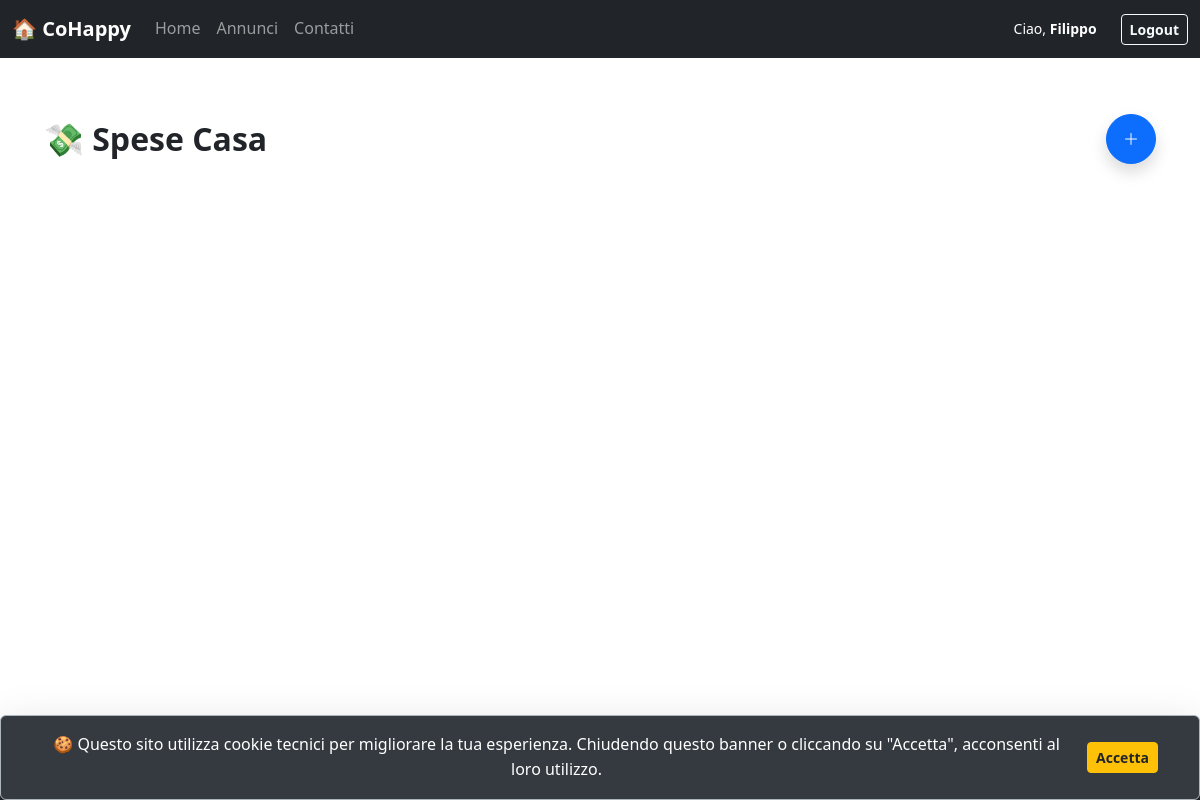
Page /spese.php (signed in) on the earlier database version.
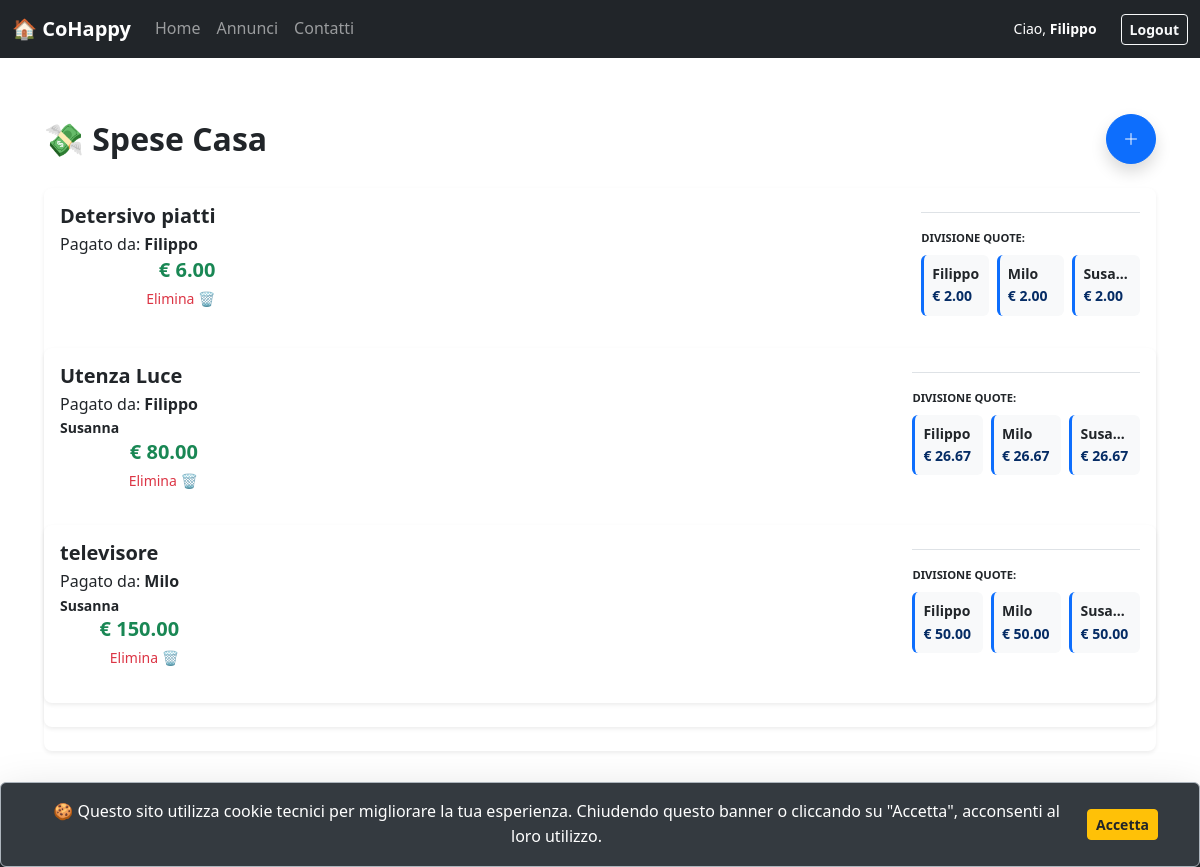
Same page on the later database version.
### tables this page shows
CREATE TABLE `spese` (
  `id_spesa` int(11) NOT NULL,
  `descrizione` varchar(255) NOT NULL,
  `importo` decimal(10,2) NOT NULL,
  `data_spesa` date NOT NULL,
  `chi_ha_pagato` int(11) NOT NULL,
  `id_casa` int(11) NOT NULL
);

CREATE TABLE `utenti` (
  `id_utente` int(11) NOT NULL,
  `nome` varchar(100) NOT NULL,
  `cognome` varchar(100) NOT NULL,
  `email` varchar(150) NOT NULL,
  `password` varchar(255) NOT NULL,
  `ruolo` enum('studente','admin_casa','super_admin') DEFAULT 'studente',
  `foto_profilo` varchar(255) DEFAULT 'default_user.png',
  `id_casa` int(11) DEFAULT NULL,
  `punti` int(11) DEFAULT 0,
  `dataIscrizione` date NOT NULL DEFAULT curdate(),
  `token_scadenza` datetime DEFAULT NULL,
  `recovery_token` varchar(255) DEFAULT NULL
);

### spese.php (called while the page is built, shortened)
<?php
require_once 'bootstrap.php';
$id_casa = $_SESSION["id_casa"];
if($id_casa){
$numero_coinquilini = $dbh->getNumeroMembriCasa($id_casa);
$templateParams["spese"] = $dbh->getSpeseByCasa($id_casa);
$templateParams["num_persone"] = $numero_coinquilini;
$templateParams["coinquilini"] = $dbh->getUtentiByCasa($id_casa);
}else{
    $templateParams["num_persone"] = 0;
    $templateParams["spese"] = [];
    $templateParams["coinquilini"] = [];
}
$templateParams["titolo"] = "CoHappy - Spese";
$templateParams["nome"] = "template/spese_template.php";
require 'template/base.php';
?>

### db/database.php (called while the page is built, shortened)
<?php
class DatabaseHelper {
    private $db;
    public function __construct($servername, $username, $password, $dbname, $port) {
        $this->db = new mysqli($servername, $username, $password, $dbname, $port);
        $this->db->set_charset("utf8mb4");
    }
    public function getSpeseByCasa($id_casa) {
        $query = "SELECT s.*, u.nome FROM spese s JOIN utenti u ON s.chi_ha_pagato = u.id_utente WHERE s.id_casa = ? ORDER BY s.data_spesa DESC";
        $stmt = $this->db->prepare($query);
        $stmt->bind_param('i', $id_casa);
        $stmt->execute();
        return $stmt->get_result()->fetch_all(MYSQLI_ASSOC);
    }
    public function getNumeroMembriCasa($id_casa) {
        $query = "SELECT COUNT(*) as totale FROM utenti WHERE id_casa = ?";
        $stmt = $this->db->prepare($query);
        $stmt->bind_param('i', $id_casa);
        $stmt->execute();
        return $stmt->get_result()->fetch_assoc()['totale'];
    }
    public function getUtentiByCasa($id_casa) {
        $query = "SELECT id_utente, nome FROM utenti WHERE id_casa = ?";
        $stmt = $this->db->prepare($query);
        $stmt->bind_param('i', $id_casa);
        $stmt->execute();
        return $stmt->get_result()->fetch_all(MYSQLI_ASSOC);
    }
}
?>

### bootstrap.php (called while the page is built, shortened)
<?php
require_once("db/database.php");
$dbh = new DatabaseHelper("localhost", "root", "", "cohappy_db", 3306);
?>

### template/spese_template.php (the view, shortened to what this page needs)
<div class="container my-4">
    <div class="d-flex justify-content-between align-items-center mb-4">
        <h2 class="fw-bold m-0">💸 Spese Casa</h2>
       <button class="btn btn-primary rounded-circle shadow" data-bs-toggle="modal" data-bs-target="#addSpesa" style="width: 50px; height: 50px;">
    <i class="bi bi-plus-lg" aria-hidden="true"></i>
</button>
    </div>
   <?php foreach($templateParams["spese"] as $spesa): ?>
    <div class="card border-0 shadow-sm mb-4">
        <div class="card-body">
            <div class="d-flex justify-content-between align-items-start mb-3">
                <div>
                   <h5 class="fw-bold mb-1 text-dark"><?php echo htmlspecialchars($spesa["descrizione"]); ?></h5>
Pagato da: <strong><?php echo htmlspecialchars($spesa["nome"]); ?></strong>
<div class="small fw-bold text-truncate"><?php echo htmlspecialchars($coinquilino["nome"]); ?></div>
                <div class="text-end">
                    <span class="h5 fw-bold text-success d-block mb-1">
                        € <?php echo number_format($spesa["importo"], 2); ?>
                    </span>
                    <a href="spese.php?azione=elimina&id=<?php echo $spesa['id_spesa']; ?>"
                       class="text-decoration-none small text-danger"
                       onclick="return confirm('Eliminare questa spesa?')">
                       Elimina 🗑️
                    </a>
                </div>
            </div>
            <div class="border-top pt-3 mt-2">
                <p class="small fw-bold text-dark text-uppercase mb-2" style="font-size: 0.7rem;">Divisione quote:</p>
                <div class="row g-2">
                    <?php
                    $quota_singola = $spesa["importo"] / $templateParams["num_persone"];
                    foreach($templateParams["coinquilini"] as $coinquilino):
                    ?>
                        <div class="col-6 col-md-4">
                            <div class="p-2 bg-light rounded-2 border-start border-primary border-3">
                                <div class="small fw-bold text-truncate"><?php echo $coinquilino["nome"]; ?></div>
                                <div class="small fw-bold text-primary-emphasis">€ <?php echo number_format($quota_singola, 2); ?></div>
                            </div>
                        </div>
                    <?php endforeach; ?>
                </div>
            </div>
        </div>
    </div>
<?php endforeach; ?>
</div>

Differences in the rows shown:
added spese: descrizione "Detersivo piatti", chi_ha_pagato.nome "Filippo", importo "6.00", importo "2.00"
now on this page (row unchanged): utenti: nome "Filippo"
added utenti: nome "Milo"
added utenti: nome "Susa…", nome "Susanna"
added spese: descrizione "Utenza Luce", chi_ha_pagato.nome "Filippo", importo "80.00", importo "26.67"
added spese: descrizione "televisore", chi_ha_pagato.nome "Milo", importo "150.00", importo "50.00"
